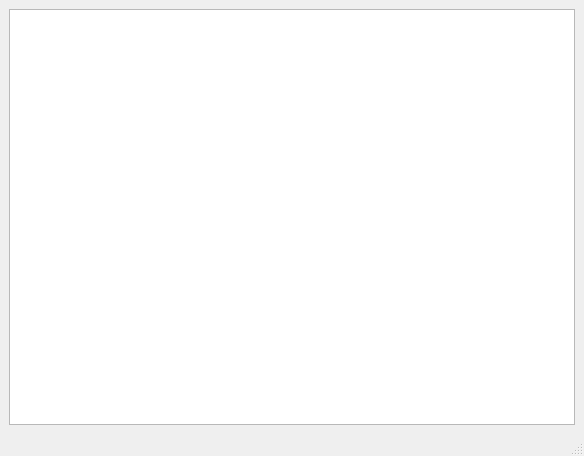
<?xml version="1.0" encoding="UTF-8"?>
<ui version="4.0">
 <class>l7</class>
 <widget class="QMainWindow" name="l7">
  <property name="geometry">
   <rect>
    <x>0</x>
    <y>0</y>
    <width>584</width>
    <height>456</height>
   </rect>
  </property>
  <property name="windowTitle">
   <string>l7</string>
  </property>
  <widget class="QWidget" name="centralwidget">
   <layout class="QGridLayout" name="gridLayout">
    <item row="0" column="0">
     <widget class="QGraphicsView" name="graphicsView"/>
    </item>
   </layout>
  </widget>
  <widget class="QMenuBar" name="menubar">
   <property name="geometry">
    <rect>
     <x>0</x>
     <y>0</y>
     <width>584</width>
     <height>21</height>
    </rect>
   </property>
  </widget>
  <widget class="QStatusBar" name="statusbar"/>
 </widget>
 <resources/>
 <connections/>
</ui>
